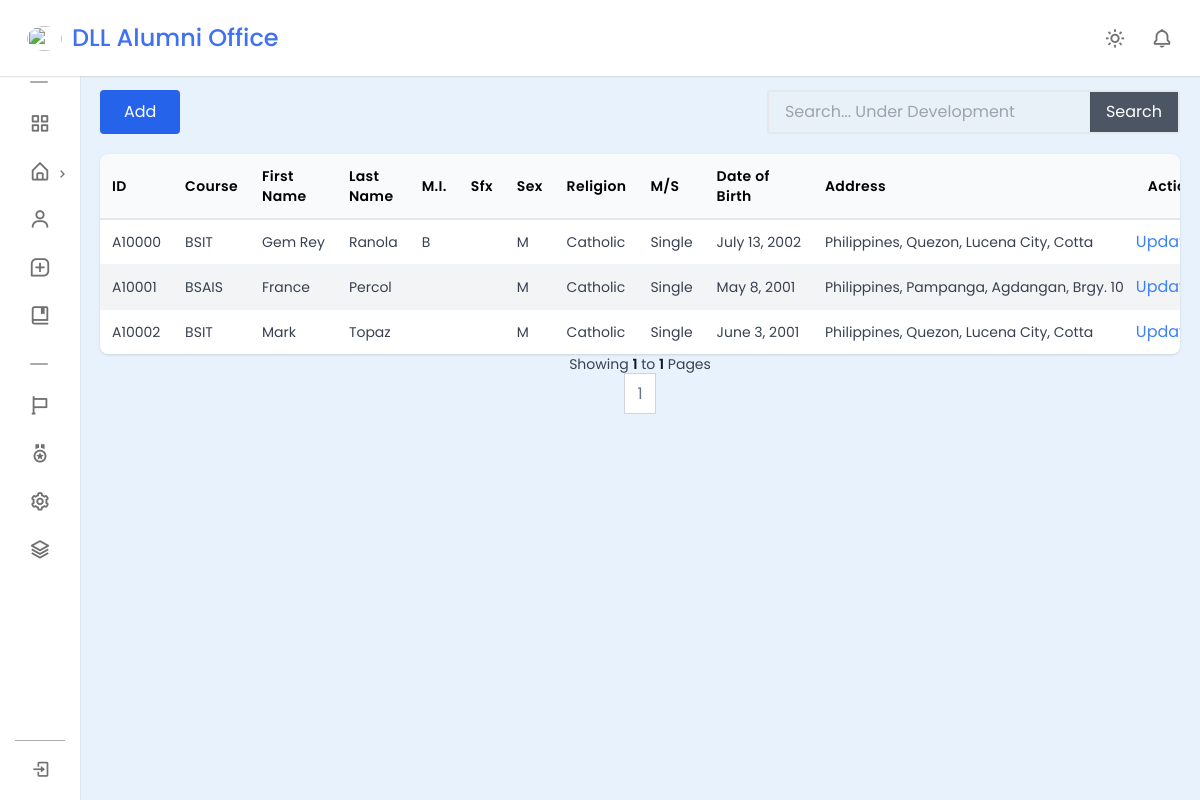
The app's page /alumni/ (signed in) with its own data.
### AlumniManagement/models.py (models this page shows, shortened)
class Alumni_Demographic_Profile(models.Model):
    user = models.OneToOneField(User, on_delete=models.CASCADE, blank=True, null=True)
    alumni_id = models.CharField(primary_key=True, max_length=6)
    fname = models.CharField(max_length=64)
    lname = models.CharField(max_length=64)
    mi = models.CharField(max_length=2, blank=True)
    suffix = models.CharField(max_length=3, blank=True)
    course_id = models.ForeignKey(Course, on_delete=models.CASCADE)
    sex = models.CharField(max_length=10, choices=SEX_CHOICES)
    religion = models.CharField(max_length=64)
    marital_status = models.CharField(max_length=64)
    date_of_birth = models.DateField()
    country = models.ForeignKey(Country, on_delete=models.CASCADE, default='Philippines')
    province = models.ForeignKey(Province, on_delete=models.CASCADE, default="Quezon")
    city = models.ForeignKey(City, on_delete=models.CASCADE, default='Lucena City')
    barangay = models.ForeignKey(Barangay, on_delete=models.CASCADE, default='Dalahican')

class Course(models.Model):
    course_id = models.CharField(max_length=6, primary_key=True)
    course_name = models.CharField(max_length=64, blank=False)
    course_desc = models.CharField(max_length=255, blank=True)
    field_type = models.CharField(max_length=64, choices=FIELD_CHOICES, default='technology')
    def __str__(self):
        return f'{self.course_id}'

class Country(models.Model):
    country_name = models.CharField(max_length=64)
    def __str__(self):
        return self.country_name

class Province(models.Model):
    province_name = models.CharField(max_length=64)
    country = models.ForeignKey(Country, on_delete=models.CASCADE)
    def __str__(self):
        return self.province_name

class City(models.Model):
    city_name = models.CharField(max_length=64)
    province = models.ForeignKey(Province, on_delete=models.CASCADE)
    def __str__(self):
        return self.city_name

class Barangay(models.Model):
    barangay_name = models.CharField(max_length=64)
    city = models.ForeignKey(City, on_delete=models.CASCADE)
    def __str__(self):
        return self.barangay_name

### AlumniManagement/views.py (the view, shortened to what this page needs)
# urls.py: path('alumni/', views.alumni, name="alumni"),
@login_required(login_url='Authentication:login')
def alumni(request):
    profiles = Alumni_Demographic_Profile.objects.order_by('sex')
    countries = Country.objects.all()
    courses = Course.objects.all()
    paginator = Paginator(profiles, 10)
    page_number = request.GET.get('page')
    try:
        page_obj = paginator.get_page(page_number)
    except (EmptyPage, PageNotAnInteger):
        page_obj = paginator.get_page(1)  # Redirect to the first page
    total_pages = paginator.num_pages
    max_page_buttons = 5
    middle_button = max_page_buttons // 2
    if total_pages <= max_page_buttons:
        page_range = range(1, total_pages + 1)
    elif page_obj.number <= middle_button:
        page_range = range(1, max_page_buttons + 1)
    elif page_obj.number >= total_pages - middle_button:
        page_range = range(total_pages - max_page_buttons + 1, total_pages + 1)
    else:
        page_range = range(page_obj.number - middle_button, page_obj.number + middle_button + 1)
    context = {
        'countries': countries,
        'courses': courses,
        'field_choices': FIELD_CHOICES,
        'sex_choices': SEX_CHOICES,
        'profiles': page_obj.object_list,
        'page':page_obj,
        'has_previous': page_obj.has_previous(),
        'has_next': page_obj.has_next(),
        'previous_page_number': page_obj.previous_page_number() if page_obj.has_previous() else None,
        'next_page_number': page_obj.next_page_number() if page_obj.has_next() else None,
        'page_range': page_range,
    }
    return render(request, "AlumniManagement/alumni.html", context)

### AlumniManagement/templates/AlumniManagement/alumni.html (shortened to what this page needs)
{% extends 'base_alumni_management.html' %}
{% block content %}
{% load static %}
<link rel="stylesheet" type="text/css" href="{% static "AlumniManagement/css/alumni.css" %}">
<div class="flex justify-between mb-5">
    <div class="align-end">
        <button class="showModal bg-blue-600 hover:bg-blue-700 px-5 py-2.5 sm:py-2.5 sm:px-6 rounded text-white">Add</button>
    </div>
    <div>
        <form class="mx-auto">
            <div class="flex items-center justify-end">
                <div class="flex border-2 border-gray-200 rounded">
                    <input disabled name="query" type="text" class="px-4 py-2 w-32 sm:w-20 md:w-80" placeholder="Search... Under Development" id="search-input">
                    <button disabled class="px-2 sm:px-4 text-white bg-gray-600 border-l ">
                        Search
                    </button>
                </div>
            </div>
        </form>
    </div>
</div>
<div class="overflow-auto rounded-lg shadow hidden md:block" id="table-container">
    <table class="w-full">
        <thead class="bg-gray-50 border-b-2 border-gray-200">
            <tr>
                <th class="w-7 p-3 text-sm font-semibold tracking-wide text-left">ID</th>
                <th class="w-10 p-3 text-sm font-semibold tracking-wide text-left">Course</th>
                <th class="w-28 p-3 text-sm font-semibold tracking-wide text-left">First Name</th>
                <th class="w-28 p-3 text-sm font-semibold tracking-wide text-left">Last Name</th>
                <th class="w-2 p-3 text-sm font-semibold tracking-wide text-left">M.I.</th>
                <th class="w-2 p-3 text-sm font-semibold tracking-wide text-left">Sfx</th>
                <th class="w-6 p-3 text-sm font-semibold tracking-wide text-left">Sex</th>
                <th class="w-20 p-3 text-sm font-semibold tracking-wide text-left">Religion</th>
                <th class="w-16 p-3 text-sm font-semibold tracking-wide text-left">M/S</th>
                <th class="w-20 p-3 text-sm font-semibold tracking-wide text-left">Date of Birth</th>
                <th class="w-18 p-3 text-sm font-semibold tracking-wide text-left">Address</th>
                <th class="w-32 p-3 text-sm font-semibold tracking-wide text-left">Action</th>
            </tr>
        </thead>
        <tbody class="divide-y divide-gray-100">
            {% for profile in profiles %}
            <tr class="{% cycle 'bg-white' 'bg-gray-100' %}">
                <td class="p-3 text-sm text-gray-700 whitespace-nowrap">{{profile.alumni_id}}</td>
                <td class="p-3 text-sm text-gray-700 whitespace-nowrap">{{profile.course_id}}</td>
                <td class="p-3 text-sm text-gray-700 whitespace-nowrap">{{profile.fname}}</td>
                <td class="p-3 text-sm text-gray-700 whitespace-nowrap">{{profile.lname}}</td>
                <td class="p-3 text-sm text-gray-700 whitespace-nowrap">{{profile.mi}}</td>
                <td class="p-3 text-sm text-gray-700 whitespace-nowrap">{{profile.suffix}}</td>
                <td class="p-3 text-sm text-gray-700 whitespace-nowrap">{% if profile.sex == 'male' %}M{% else %}F
                    {% endif %}</td>
                <td class="p-3 text-sm text-gray-700 whitespace-nowrap">{{profile.religion}}</td>
                <td class="p-3 text-sm text-gray-700 whitespace-nowrap">{{profile.marital_status}}</td>
                <td class="p-3 text-sm text-gray-700 whitespace-nowrap">{{profile.date_of_birth}}</td>
                <td class="p-3 text-sm text-gray-700 whitespace-nowrap">{{profile.country}}, {{profile.province}}, {{profile.city}}, {{profile.barangay}}</td>
                <td class="text-blue-500">
                    {% if profile.alumni_id %}
                        <a href="{% url 'AlumniManagement:alumni_profile' alumni_id=profile.alumni_id %}" class="hover:underline">Update</a>
                    {% else %}
                        No alumni ID available
                    {% endif %}
                </td>
            </tr>
            {% endfor %}
        </tbody>
    </table>
</div>
<div class="flex flex-col items-center">
      <span class="text-sm text-gray-700 dark:text-gray-400">
          Showing <span class="font-semibold text-gray-900 dark:text-white">{{page.number}}</span> to <span class="font-semibold text-gray-900 dark:text-white">{{page.paginator.num_pages}}</span> Pages
      </span>
      <div class="inline-flex mt-2 xs:mt-0">
        <nav aria-label="Page navigation example">
          <ul class="inline-flex -space-x-px">
            {% for page_number in page_range %}
            {% if page_number == page_obj.number %}
                <li>
                  <a href="?page={{ page_number }}" class="px-3 py-2 leading-tight text-gray-500 bg-white border border-gray-300 hover:bg-gray-100 hover:text-gray-700 ">{{page_number}}</a>
                </li>
            {% else %}
                <li>
                  <a href="?page={{ page_number }}" class="px-3 py-2 leading-tight text-gray-500 bg-white border border-gray-300 hover:bg-gray-100 hover:text-gray-700">{{page_number}}</a>
                </li>
            {% endif %}
            {% endfor %}
          </ul>
        </nav>
      </div>
</div>
{% endblock content %}

### static/AlumniManagement/css/sidebar.css (style rules this page uses)
* { margin: 0; padding: 0; box-sizing: border-box; font-family: "Poppins", sans-serif; }
:root { --white-color: #fff; --white-to-grey-color: #fff; --blue-color: #4070f4; --grey-color: #707070; --grey-color-light: #aaa; --black-color: #000000; --black-to-blue-color: #000000; --black-to-green-color: #000000; }
body { background-color: #e7f2fd; transition: all 0.5s ease; }

### records on screen
Alumni_Demographic_Profile: alumni_id "A10000", course_id "BSIT", fname "Gem Rey", lname "Ranola", mi "B", sex "M", religion "Catholic", marital_status "Single", date_of_birth "July 13, 2002", country "Philippines", province "Quezon", city "Lucena City", barangay "Cotta", shows "Update"
Alumni_Demographic_Profile: alumni_id "A10001", course_id "BSAIS", fname "France", lname "Percol", sex "M", religion "Catholic", marital_status "Single", date_of_birth "May 8, 2001", country "Philippines", province "Pampanga", city "Agdangan", barangay "Brgy. 10", shows "Update"
Alumni_Demographic_Profile: alumni_id "A10002", course_id "BSIT", fname "Mark", lname "Topaz", sex "M", religion "Catholic", marital_status "Single", date_of_birth "June 3, 2001", country "Philippines", province "Quezon", city "Lucena City", barangay "Cotta", shows "Update"

### other values on screen
{{ page.number }} "1"
{{ page.paginator.num_pages }} "1"
{{ page_number }} "1"
